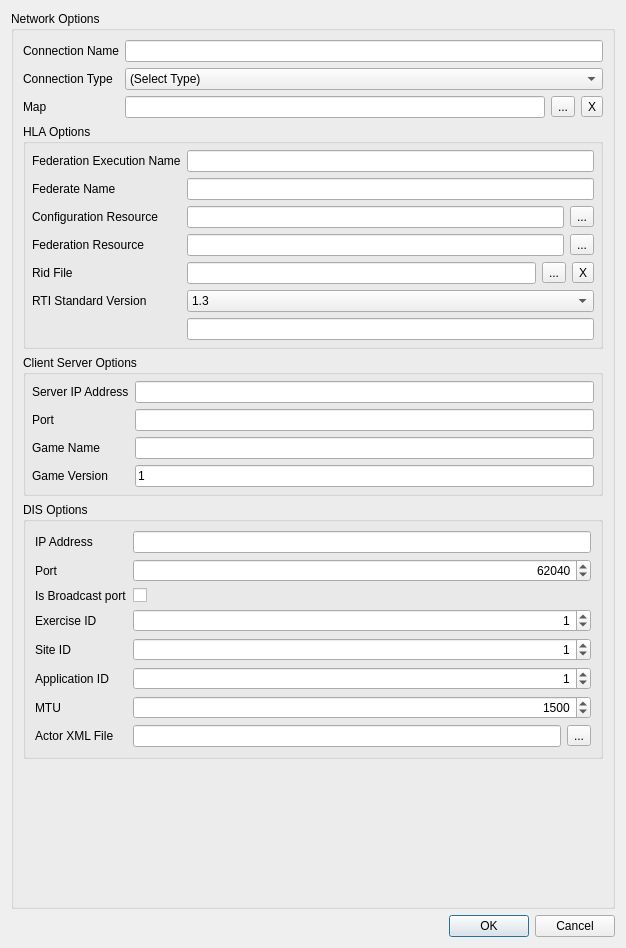
<?xml version="1.0" encoding="UTF-8"?>
<ui version="4.0">
 <class>HLAOptions</class>
 <widget class="QDialog" name="HLAOptions">
  <property name="geometry">
   <rect>
    <x>0</x>
    <y>0</y>
    <width>626</width>
    <height>948</height>
   </rect>
  </property>
  <property name="windowTitle">
   <string>Network Options</string>
  </property>
  <property name="toolTip">
   <string>These are the options you wish to associate with a HLA connection.</string>
  </property>
  <layout class="QGridLayout">
   <property name="sizeConstraint">
    <enum>QLayout::SetMinAndMaxSize</enum>
   </property>
   <item row="0" column="0">
    <widget class="QGroupBox" name="mMainGroupBox">
     <property name="title">
      <string>Network Options</string>
     </property>
     <layout class="QVBoxLayout" name="verticalLayout">
      <property name="sizeConstraint">
       <enum>QLayout::SetMinAndMaxSize</enum>
      </property>
      <item>
       <layout class="QGridLayout" name="gridLayout">
        <property name="spacing">
         <number>6</number>
        </property>
        <item row="2" column="0">
         <widget class="QLabel" name="mConnectionTypeLabel">
          <property name="text">
           <string>Connection Type</string>
          </property>
         </widget>
        </item>
        <item row="2" column="1">
         <widget class="QComboBox" name="mConnectionTypeCombo">
          <property name="currentIndex">
           <number>0</number>
          </property>
          <property name="maxVisibleItems">
           <number>5</number>
          </property>
          <property name="duplicatesEnabled">
           <bool>false</bool>
          </property>
          <item>
           <property name="text">
            <string>(Select Type)</string>
           </property>
          </item>
          <item>
           <property name="text">
            <string>HLA</string>
           </property>
          </item>
          <item>
           <property name="text">
            <string>Client-Server</string>
           </property>
          </item>
         </widget>
        </item>
        <item row="1" column="1">
         <widget class="QLineEdit" name="mConnectionNameLineEdit">
          <property name="toolTip">
           <string>This is the name of the connection. It must be unique.</string>
          </property>
          <property name="whatsThis">
           <string>Name of the connection.</string>
          </property>
         </widget>
        </item>
        <item row="1" column="0">
         <widget class="QLabel" name="mConnectionNameLabel">
          <property name="text">
           <string>Connection Name</string>
          </property>
          <property name="buddy">
           <cstring>mConnectionNameLineEdit</cstring>
          </property>
         </widget>
        </item>
        <item row="3" column="0">
         <widget class="QLabel" name="mMapLabel">
          <property name="text">
           <string>Map</string>
          </property>
          <property name="buddy">
           <cstring>mMapLineEdit</cstring>
          </property>
         </widget>
        </item>
        <item row="3" column="1">
         <layout class="QHBoxLayout" name="_2">
          <property name="sizeConstraint">
           <enum>QLayout::SetMinimumSize</enum>
          </property>
          <item>
           <widget class="QLineEdit" name="mMapLineEdit">
            <property name="toolTip">
             <string>The map you select must correspond to the project context passed in on the command line.</string>
            </property>
            <property name="whatsThis">
             <string>The map is the XML file which contains all of your game actors and events</string>
            </property>
            <property name="readOnly">
             <bool>true</bool>
            </property>
           </widget>
          </item>
          <item>
           <widget class="QToolButton" name="mMapToolButton">
            <property name="text">
             <string>...</string>
            </property>
           </widget>
          </item>
          <item>
           <widget class="QToolButton" name="mMapClearButton">
            <property name="text">
             <string>X</string>
            </property>
           </widget>
          </item>
         </layout>
        </item>
       </layout>
      </item>
      <item>
       <widget class="QGroupBox" name="mHLAOptionsGroup">
        <property name="title">
         <string>HLA Options</string>
        </property>
        <layout class="QGridLayout" name="gridLayout_3">
         <property name="sizeConstraint">
          <enum>QLayout::SetMinAndMaxSize</enum>
         </property>
         <property name="margin">
          <number>6</number>
         </property>
         <item row="0" column="0">
          <widget class="QLabel" name="mFedExNameLabel">
           <property name="text">
            <string>Federation Execution Name</string>
           </property>
           <property name="buddy">
            <cstring>mFedExLineEdit</cstring>
           </property>
          </widget>
         </item>
         <item row="0" column="2">
          <widget class="QLineEdit" name="mFedExLineEdit">
           <property name="toolTip">
            <string>The federation execution name (fedex) is the name of the federation that you wish to join in JSAF</string>
           </property>
           <property name="whatsThis">
            <string>The federation execution name (fedex) is the name of the federation that you wish to join in JSAF.</string>
           </property>
          </widget>
         </item>
         <item row="1" column="0">
          <widget class="QLabel" name="mFederateNameLabel">
           <property name="text">
            <string>Federate Name</string>
           </property>
           <property name="buddy">
            <cstring>mFederateNameLineEdit</cstring>
           </property>
          </widget>
         </item>
         <item row="1" column="2">
          <widget class="QLineEdit" name="mFederateNameLineEdit">
           <property name="toolTip">
            <string>The Federate name is the identifier that will be used for you when you connect to the federation. </string>
           </property>
           <property name="whatsThis">
            <string>The Federate name is the identifier that will be used for you when you connect to the federation.</string>
           </property>
          </widget>
         </item>
         <item row="2" column="0">
          <widget class="QLabel" name="mConfigurationResourceLabel">
           <property name="text">
            <string>Configuration Resource</string>
           </property>
           <property name="buddy">
            <cstring>mConfigFileLineEdit</cstring>
           </property>
          </widget>
         </item>
         <item row="2" column="2">
          <layout class="QHBoxLayout">
           <item>
            <widget class="QLineEdit" name="mConfigFileLineEdit">
             <property name="toolTip">
              <string>This configuration file is what maps Delta3D to JSAF entities. </string>
             </property>
             <property name="whatsThis">
              <string>This configuration file is what maps Delta3D to JSAF entities. </string>
             </property>
             <property name="readOnly">
              <bool>true</bool>
             </property>
            </widget>
           </item>
           <item>
            <widget class="QToolButton" name="mConfigFileToolButton">
             <property name="text">
              <string>...</string>
             </property>
            </widget>
           </item>
          </layout>
         </item>
         <item row="3" column="0">
          <widget class="QLabel" name="mFederationFileLabel">
           <property name="text">
            <string>Federation Resource</string>
           </property>
           <property name="buddy">
            <cstring>mFedFileLineEdit</cstring>
           </property>
          </widget>
         </item>
         <item row="3" column="2">
          <layout class="QHBoxLayout">
           <item>
            <widget class="QLineEdit" name="mFedFileLineEdit">
             <property name="toolTip">
              <string>The federation (fed) file is the file that defines the entities you will be using. </string>
             </property>
             <property name="whatsThis">
              <string>The federation (fed) file is the file that defines the entities you will be using. </string>
             </property>
             <property name="readOnly">
              <bool>true</bool>
             </property>
            </widget>
           </item>
           <item>
            <widget class="QToolButton" name="mFedFileToolButton">
             <property name="text">
              <string>...</string>
             </property>
            </widget>
           </item>
          </layout>
         </item>
         <item row="4" column="0">
          <widget class="QLabel" name="mRidFileLabel">
           <property name="text">
            <string>Rid File</string>
           </property>
           <property name="buddy">
            <cstring>mRidFileLineEdit</cstring>
           </property>
          </widget>
         </item>
         <item row="4" column="2">
          <layout class="QVBoxLayout">
           <item>
            <layout class="QHBoxLayout">
             <item>
              <widget class="QLineEdit" name="mRidFileLineEdit">
               <property name="toolTip">
                <string>This is the rid file to use for the RTI. It should match the rid file used by the JSAF you are connecting to. </string>
               </property>
               <property name="whatsThis">
                <string>This is the rid file to use for the RTI. It should match the rid file used by the JSAF you are connecting to.</string>
               </property>
               <property name="readOnly">
                <bool>true</bool>
               </property>
              </widget>
             </item>
             <item>
              <widget class="QToolButton" name="mRidFileToolButton">
               <property name="text">
                <string>...</string>
               </property>
              </widget>
             </item>
             <item>
              <widget class="QToolButton" name="mClearRidButton">
               <property name="text">
                <string>X</string>
               </property>
              </widget>
             </item>
            </layout>
           </item>
          </layout>
         </item>
         <item row="5" column="2">
          <widget class="QComboBox" name="mRTIStandardCombo">
           <item>
            <property name="text">
             <string>1.3</string>
            </property>
           </item>
           <item>
            <property name="text">
             <string>1516e</string>
            </property>
           </item>
           <item>
            <property name="text">
             <string>Other</string>
            </property>
           </item>
          </widget>
         </item>
         <item row="5" column="0">
          <widget class="QLabel" name="mRTIStandardLabel">
           <property name="text">
            <string>RTI Standard Version</string>
           </property>
          </widget>
         </item>
         <item row="6" column="2">
          <widget class="QLineEdit" name="mRTIStandardManualEdit">
           <property name="toolTip">
            <string>Enter the Library suffix.  It looks for dtHLAGM_{name} with OS appropriate extensions.</string>
           </property>
          </widget>
         </item>
        </layout>
       </widget>
      </item>
      <item>
       <widget class="QGroupBox" name="mClientServerGroup">
        <property name="title">
         <string>Client Server Options</string>
        </property>
        <layout class="QGridLayout" name="gridLayout_2">
         <property name="sizeConstraint">
          <enum>QLayout::SetMinAndMaxSize</enum>
         </property>
         <property name="margin">
          <number>6</number>
         </property>
         <item row="0" column="0">
          <widget class="QLabel" name="mServerIPAddressLabel">
           <property name="text">
            <string>Server IP Address</string>
           </property>
          </widget>
         </item>
         <item row="0" column="1">
          <widget class="QLineEdit" name="mServerIPAddressEdit">
           <property name="toolTip">
            <string>The IP Address of the server (ex 192.168.0.1).</string>
           </property>
          </widget>
         </item>
         <item row="1" column="0">
          <widget class="QLabel" name="mServerPortLabel">
           <property name="text">
            <string>Port</string>
           </property>
          </widget>
         </item>
         <item row="1" column="1">
          <widget class="QLineEdit" name="mServerPortEdit">
           <property name="toolTip">
            <string>The port number to connect to your server (ex 7239).</string>
           </property>
          </widget>
         </item>
         <item row="2" column="1">
          <widget class="QLineEdit" name="mServerGameNameEdit">
           <property name="toolTip">
            <string>The descriptive name for the network server you are connecting to (ex 'Demo').</string>
           </property>
          </widget>
         </item>
         <item row="2" column="0">
          <widget class="QLabel" name="mServerGameNameLabel">
           <property name="text">
            <string>Game Name</string>
           </property>
          </widget>
         </item>
         <item row="3" column="0">
          <widget class="QLabel" name="mServerGameVersionLabel">
           <property name="text">
            <string>Game Version</string>
           </property>
          </widget>
         </item>
         <item row="3" column="1">
          <widget class="QLineEdit" name="mServerGameVersionEdit">
           <property name="toolTip">
            <string>The version of the server you are connecting to (ex 1, 2, 3).</string>
           </property>
           <property name="text">
            <string>1</string>
           </property>
          </widget>
         </item>
        </layout>
       </widget>
      </item>
      <item>
       <widget class="QGroupBox" name="mDISGroup">
        <property name="title">
         <string>DIS Options</string>
        </property>
        <layout class="QGridLayout" name="gridLayout_4">
         <item row="0" column="0">
          <widget class="QLabel" name="mDISIPAddressLabel">
           <property name="text">
            <string>IP Address</string>
           </property>
          </widget>
         </item>
         <item row="0" column="1">
          <widget class="QLineEdit" name="mDISIPAddressEdit"/>
         </item>
         <item row="1" column="0">
          <widget class="QLabel" name="mDISPortLabel">
           <property name="text">
            <string>Port</string>
           </property>
          </widget>
         </item>
         <item row="1" column="1">
          <widget class="QSpinBox" name="mDISPortEdit">
           <property name="alignment">
            <set>Qt::AlignRight|Qt::AlignTrailing|Qt::AlignVCenter</set>
           </property>
           <property name="maximum">
            <number>65535</number>
           </property>
           <property name="value">
            <number>62040</number>
           </property>
          </widget>
         </item>
         <item row="3" column="0">
          <widget class="QLabel" name="mDISExerciseIDLabel">
           <property name="text">
            <string>Exercise ID</string>
           </property>
          </widget>
         </item>
         <item row="3" column="1">
          <widget class="QSpinBox" name="mDISExerciseIDEdit">
           <property name="alignment">
            <set>Qt::AlignRight|Qt::AlignTrailing|Qt::AlignVCenter</set>
           </property>
           <property name="maximum">
            <number>255</number>
           </property>
           <property name="value">
            <number>1</number>
           </property>
          </widget>
         </item>
         <item row="4" column="0">
          <widget class="QLabel" name="mDISSiteIDLabel">
           <property name="text">
            <string>Site ID</string>
           </property>
          </widget>
         </item>
         <item row="4" column="1">
          <widget class="QSpinBox" name="mDISSiteIDEdit">
           <property name="alignment">
            <set>Qt::AlignRight|Qt::AlignTrailing|Qt::AlignVCenter</set>
           </property>
           <property name="maximum">
            <number>65535</number>
           </property>
           <property name="value">
            <number>1</number>
           </property>
          </widget>
         </item>
         <item row="5" column="0">
          <widget class="QLabel" name="mDISApplicationIDLabel">
           <property name="text">
            <string>Application ID</string>
           </property>
          </widget>
         </item>
         <item row="5" column="1">
          <widget class="QSpinBox" name="mDISApplicationIDEdit">
           <property name="alignment">
            <set>Qt::AlignRight|Qt::AlignTrailing|Qt::AlignVCenter</set>
           </property>
           <property name="maximum">
            <number>65535</number>
           </property>
           <property name="value">
            <number>1</number>
           </property>
          </widget>
         </item>
         <item row="6" column="0">
          <widget class="QLabel" name="mDISMTULabel">
           <property name="text">
            <string>MTU</string>
           </property>
          </widget>
         </item>
         <item row="6" column="1">
          <widget class="QSpinBox" name="mDISMTUEdit">
           <property name="alignment">
            <set>Qt::AlignRight|Qt::AlignTrailing|Qt::AlignVCenter</set>
           </property>
           <property name="maximum">
            <number>65535</number>
           </property>
           <property name="value">
            <number>1500</number>
           </property>
          </widget>
         </item>
         <item row="7" column="0">
          <widget class="QLabel" name="mDISActorLabel">
           <property name="text">
            <string>Actor XML File</string>
           </property>
          </widget>
         </item>
         <item row="7" column="1">
          <layout class="QHBoxLayout" name="horizontalLayout">
           <item>
            <widget class="QLineEdit" name="mDISActorEdit">
             <property name="readOnly">
              <bool>true</bool>
             </property>
            </widget>
           </item>
           <item>
            <widget class="QToolButton" name="mDISActorToolButton">
             <property name="text">
              <string>...</string>
             </property>
            </widget>
           </item>
          </layout>
         </item>
         <item row="2" column="0">
          <widget class="QLabel" name="mDISBroadcastLabel">
           <property name="text">
            <string>Is Broadcast port</string>
           </property>
          </widget>
         </item>
         <item row="2" column="1">
          <widget class="QCheckBox" name="mDISBroadcastPort"/>
         </item>
        </layout>
       </widget>
      </item>
      <item>
       <spacer name="verticalSpacer">
        <property name="orientation">
         <enum>Qt::Vertical</enum>
        </property>
        <property name="sizeHint" stdset="0">
         <size>
          <width>20</width>
          <height>40</height>
         </size>
        </property>
       </spacer>
      </item>
     </layout>
    </widget>
   </item>
   <item row="1" column="0">
    <widget class="QDialogButtonBox" name="mButtonBox">
     <property name="orientation">
      <enum>Qt::Horizontal</enum>
     </property>
     <property name="standardButtons">
      <set>QDialogButtonBox::Cancel|QDialogButtonBox::Ok</set>
     </property>
    </widget>
   </item>
  </layout>
 </widget>
 <tabstops>
  <tabstop>mFedExLineEdit</tabstop>
  <tabstop>mFederateNameLineEdit</tabstop>
  <tabstop>mMapLineEdit</tabstop>
  <tabstop>mMapToolButton</tabstop>
  <tabstop>mConfigFileLineEdit</tabstop>
  <tabstop>mConfigFileToolButton</tabstop>
  <tabstop>mFedFileLineEdit</tabstop>
  <tabstop>mFedFileToolButton</tabstop>
  <tabstop>mRidFileLineEdit</tabstop>
  <tabstop>mRidFileToolButton</tabstop>
  <tabstop>mButtonBox</tabstop>
 </tabstops>
 <resources/>
 <connections>
  <connection>
   <sender>mButtonBox</sender>
   <signal>rejected()</signal>
   <receiver>HLAOptions</receiver>
   <slot>reject()</slot>
   <hints>
    <hint type="sourcelabel">
     <x>276</x>
     <y>930</y>
    </hint>
    <hint type="destinationlabel">
     <x>286</x>
     <y>274</y>
    </hint>
   </hints>
  </connection>
  <connection>
   <sender>mButtonBox</sender>
   <signal>accepted()</signal>
   <receiver>HLAOptions</receiver>
   <slot>accept()</slot>
   <hints>
    <hint type="sourcelabel">
     <x>276</x>
     <y>930</y>
    </hint>
    <hint type="destinationlabel">
     <x>157</x>
     <y>274</y>
    </hint>
   </hints>
  </connection>
  <connection>
   <sender>mClearRidButton</sender>
   <signal>clicked()</signal>
   <receiver>mRidFileLineEdit</receiver>
   <slot>clear()</slot>
   <hints>
    <hint type="sourcelabel">
     <x>565</x>
     <y>289</y>
    </hint>
    <hint type="destinationlabel">
     <x>283</x>
     <y>288</y>
    </hint>
   </hints>
  </connection>
  <connection>
   <sender>mMapClearButton</sender>
   <signal>clicked()</signal>
   <receiver>mMapLineEdit</receiver>
   <slot>clear()</slot>
   <hints>
    <hint type="sourcelabel">
     <x>572</x>
     <y>103</y>
    </hint>
    <hint type="destinationlabel">
     <x>318</x>
     <y>102</y>
    </hint>
   </hints>
  </connection>
 </connections>
</ui>
